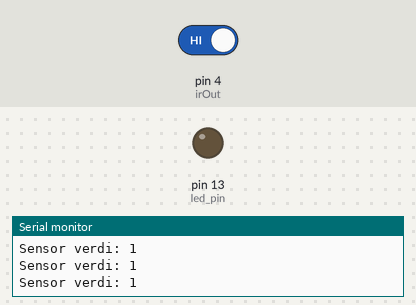
Recording of a sketch running on a simulated Arduino Uno, built with avr-gcc and run on an emulated ATmega328P. On the bench: output pins drawn as LEDs (lit = HIGH), the last lines printed to the serial monitor. Inputs (shaded band) come from the test bench; at power-on: pin 4 (irOut) HIGH.

Above: at 1.2 s.
1.3 s: pin 4 (irOut) driven LOW
At 2.5 s:
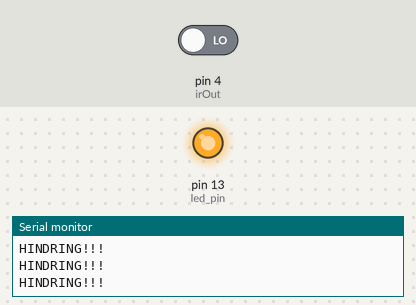
2.8 s: pin 4 (irOut) driven HIGH
At 3.7 s:
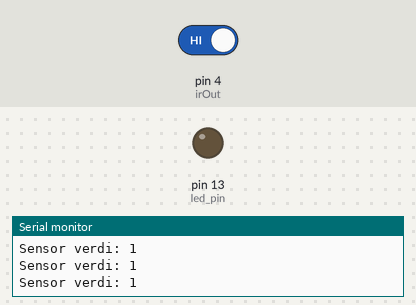
Timing chart, 0 to 5.8 s (numbered marks = the images above; inputs shaded):
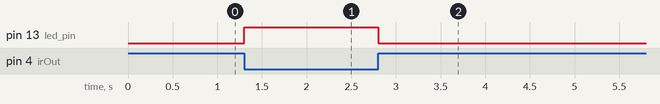

Measured:
- after the input at 1.3 s, pin 13 (led_pin): LOW → HIGH at once
- after the input at 2.8 s, pin 13 (led_pin): HIGH → LOW at once

The sketch:

irSensor_FC-51.ino
```cpp
/*
  FC-51 Proximity /obstacle avoidance sensor module

  This sketch reads the input signal from the FC-51's output pin (OUT) and prints the value to the serial terminal.
  Output value is stored in a variable and used to steer a LED.

  The code is commented in norwegian.

  The circuit:
  - Vcc connection of the FC-51 attached to +5V
  - GND connection of the FC-51 attached to ground
  - OUT connection of the FC-51 attached to pin 4
  - The built in LED is already connected to pin 13 on all arduinos, you can add external LEDs and resistors if you like.

  created 2 sep 2020
  by Colin Vinson
  modified 21.09.2002
  by Jakob Nilsson
*/

//Pins som vi koblet ting til, vi lagrer tallen under variabel-navn så vi slipper huske dem
const int irOut = 4; //Vi bruker pin nr4 for å ta emot signal fra IR-hindringsdetektorn
const int led_pin = 13; //Pin nr 13 har alltid en LED koblet til på arduino-brettet

//Instillninger, kjøres en gang
void setup() {
  Serial.begin(9600); //Gjør det mulig å sende tekst via USB med en hastighet av 9600 tegn i sekundet
  pinMode(irOut, INPUT); //Sier at vi skall ta emot signaler på denne pin
  pinMode(led_pin, OUTPUT); //sier at vi skall sende ut signaler fra denne pin
}


//Den delen av vårt program som kjører i loop
void loop() {

  //Vi måler pin:en som er koblet til IR-hindringsdetektorn og lagrer måleverdien under navnet "irVerdi" for senere bruk
  int irVerdi = digitalRead(irOut);

 //Nå sjekker vi om detektorn ser en hindring og reagerer på det
  if (irVerdi == 0){ //Hvis måleverdien vi lagret er lik null så skall dette skje:
    Serial.println("HINDRING!!!"); //Skriver tekst via USB til Serial monitor på PCn.
    digitalWrite(led_pin, HIGH);  //Slår på LED-lyset på arduino-brettet
    }
  else{  //Hvis måleverdien vi lagret IKKE er lik null så skall dette skje:
    digitalWrite(led_pin, LOW); //Vi slår av LED-lyset
    Serial.print("Sensor verdi: "); //Vi skriver tekst til serial-monitor over USB men bytter ikke rad. (Noter at det står "print" og ikke "println", ln står for Line.)
    Serial.println(irVerdi); //Vi sender verdien til serial monitor over USB og bytter rad.
  }
  delay(100); //Vi venter 100 millisekunder innen vi kjører loopen på nytt så at vi rekker å lese hva som står på serial-monitorn på PCn.
} //Her slutter loopen
```
